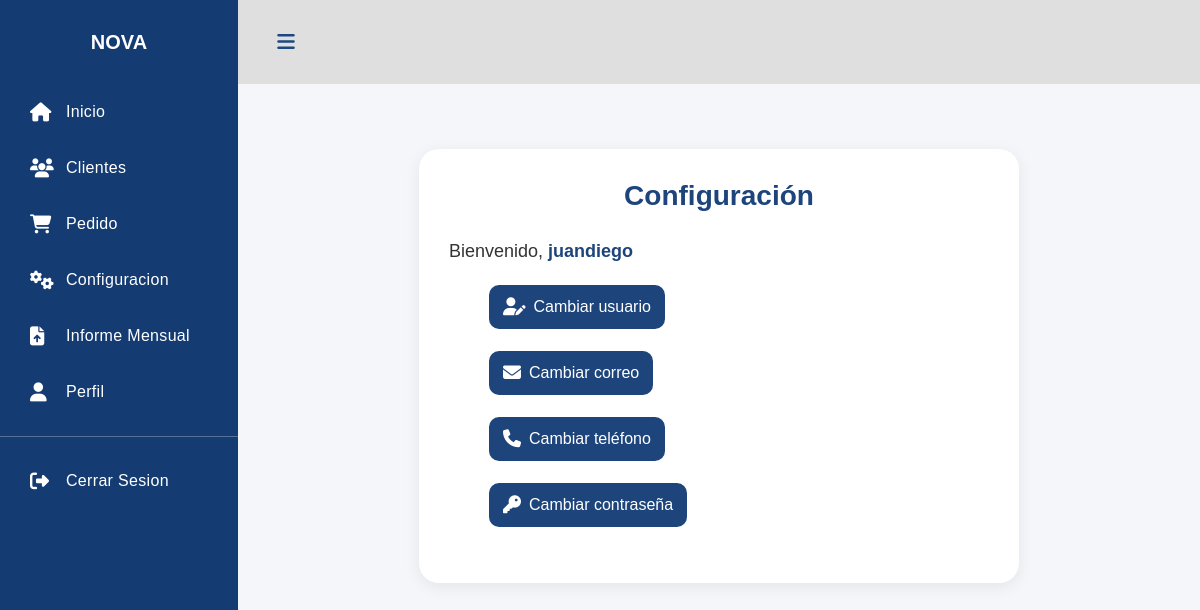
Page /config/ (signed in) on the earlier database version.
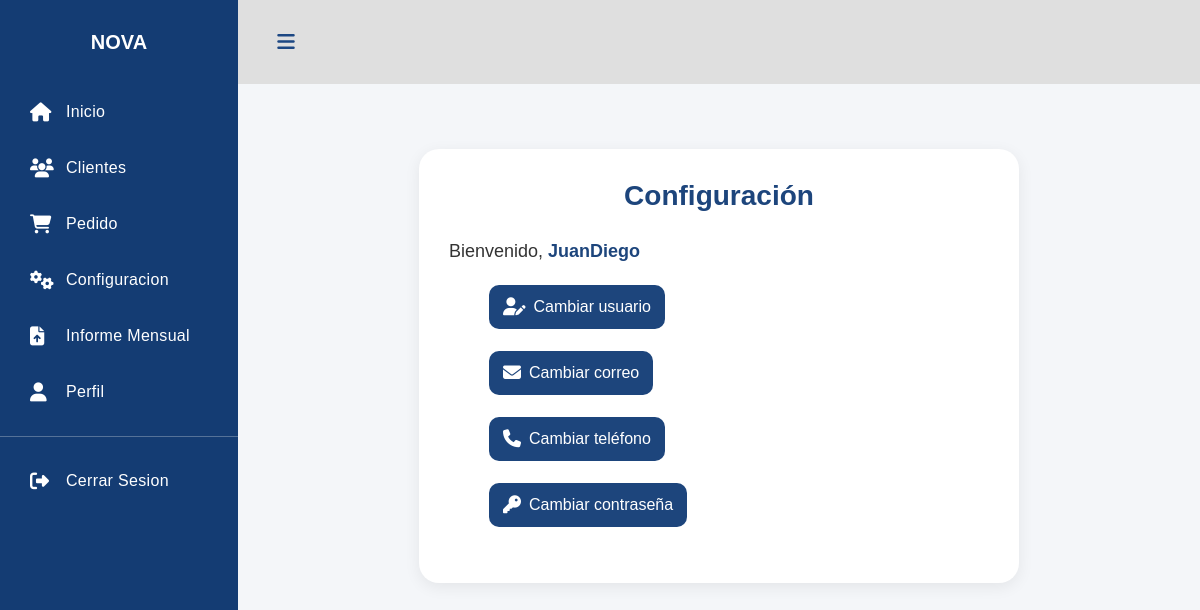
Same page on the later database version.
### usuarios/models.py (models this page shows, shortened)
class Usuario(models.Model):
    usuario = models.CharField(max_length=50, unique=True)
    contraseña = models.CharField(max_length=255)  # Puedes dejarlo TEXT
    correo = models.EmailField(unique=True, null=True, blank=True)
    telefono = models.CharField(max_length=15, null=True, blank=True)
    fecha_registro = models.DateTimeField(auto_now_add=True)

### usuarios/decorators.py (the view)
    def wrapper(request, *args, **kwargs):
        usuario_id = request.session.get("usuario_id")
        if usuario_id is None:
            return redirect("login")
        request.usuario_actual = Usuario.objects.get(id=usuario_id)
        return func(request, *args, **kwargs)

### config/views.py (called while the page is built)
@login_requerido
def config_dashboard(request):
    usuario = request.usuario_actual
    return render(request, "config/dashboard.html", {"usuario": usuario})

### config/templates/config/dashboard.html (shortened to what this page needs)
{% extends 'menu/menu.html' %}
{% load static %}
{% block content %}
<link rel="stylesheet" href="{% static 'config/CSS/config.css' %}">
<div class="config-container">
    <h2 class="config-title">Configuración</h2>
    <p class="welcome-user">
        Bienvenido, <b>{{ usuario.usuario }}</b>
    </p>
    <ul class="config-links">
        <li>
            <a href="{% url 'cambiar_usuario' %}">
                <i class="fa-solid fa-user-pen"></i> Cambiar usuario
            </a>
        </li>
        <li>
            <a href="{% url 'cambiar_correo' %}">
                <i class="fa-solid fa-envelope"></i> Cambiar correo
            </a>
        </li>
        <li>
            <a href="{% url 'cambiar_telefono' %}">
                <i class="fa-solid fa-phone"></i> Cambiar teléfono
            </a>
        </li>
        <li>
            <a href="{% url 'cambiar_contraseña' %}">
                <i class="fa-solid fa-key"></i> Cambiar contraseña
            </a>
        </li>
    </ul>
</div>
{% endblock %}

### menu/templates/menu/menu.html (shortened to what this page needs)
{% load static %}
<!DOCTYPE html>
<html lang="es">
<head>
    <link rel="stylesheet" href="{% static 'menu/css/style.css' %}">
    <link rel="stylesheet" href="https://cdnjs.cloudflare.com/ajax/libs/font-awesome/6.5.0/css/all.min.css">
</head>
<body>
<div class='dashboard'>
    <div class="dashboard-nav">
        <header>
            <a href="#" class="brand-logo">
                <span>NOVA</span>
            </a>
        </header>
        <nav class="dashboard-nav-list">
            <a href="{% url 'menu' %}" class="dashboard-nav-item"><i class="fas fa-home"></i> Inicio</a>
            <a href="{% url 'lista_clientes' %}" class="dashboard-nav-item">
                <i class="fas fa-users"></i> Clientes
            </a>
            <a href="{% url 'crear_pedido'%}" class="dashboard-nav-item"><i class="fas fa-shopping-cart"></i> Pedido</a>
            <a href="{% url 'config_dashboard' %}" class="dashboard-nav-item"><i class="fas fa-cogs"></i> Configuracion</a>
            <a href="#" class="dashboard-nav-item"><i class="fas fa-file-upload"></i> Informe Mensual</a>
            <a href="#" class="dashboard-nav-item"><i class="fas fa-user"></i> Perfil</a>
            <div class="nav-item-divider"></div>
            <a href="{% url 'login' %}" class="dashboard-nav-item">
                <i class="fas fa-sign-out-alt"></i> Cerrar Sesion
            </a>
        </nav>
    </div>
    <div class='dashboard-app'>
        <header class='dashboard-toolbar'>
            <a href="#!" class="menu-toggle"><i class="fas fa-bars"></i></a>
        </header>
        <div class='dashboard-content'>
            <div class='container'>
                {% block content %}{% endblock %}
            </div>
        </div>
    </div>
</div>
</body>
</html>

### menu/static/menu/CSS/style.css (style rules this page uses)
:root { --font-family-sans-serif: "Open Sans", -apple-system, BlinkMacSystemFont, "Segoe UI", Roboto, "Helvetica Neue", Arial, sans-serif, "Apple Color Emoji", "Segoe UI Emoji", "Segoe UI Symbol", "Noto Color Emoji"; }
*, *::before, *::after { -webkit-box-sizing: border-box; box-sizing: border-box; }
html { font-family: sans-serif; line-height: 1.15; -webkit-text-size-adjust: 100%; -webkit-tap-highlight-color: rgba(0, 0, 0, 0); }
nav { display: block; }
body { margin: 0; font-family: "Open Sans", -apple-system, BlinkMacSystemFont, "Segoe UI", Roboto, "Helvetica Neue", Arial, sans-serif, "Apple Color Emoji", "Segoe UI Emoji", "Segoe UI Symbol", "Noto Color Emoji"; font-size: 1rem; font-weight: 400; line-height: 1.5; color: #515151; text-align: left; background-color: #e9edf4; }
h1, h2, h3, h4, h5, h6 { margin-top: 0; margin-bottom: 0.5rem; }
p { margin-top: 0; margin-bottom: 1rem; }
a { color: #3f84fc; text-decoration: none; background-color: transparent; }
h1, h2, h3, h4, h5, h6, .h1, .h2, .h3, .h4, .h5, .h6 { font-family: "Nunito", sans-serif; margin-bottom: 0.5rem; font-weight: 500; line-height: 1.2; }
.dashboard { display: -webkit-box; display: -webkit-flex; display: -ms-flexbox; display: flex; min-height: 100vh; }
.dashboard-app { display: -webkit-box; display: -webkit-flex; display: -ms-flexbox; display: flex; -webkit-box-orient: vertical; -webkit-box-direction: normal; -webkit-flex-direction: column; -ms-flex-direction: column; flex-direction: column; -webkit-box-flex: 2; -webkit-flex-grow: 2; -ms-flex-positive: 2; flex-grow: 2; margin-top: 84px; }
.dashboard-content { -webkit-box-flex: 2; -webkit-flex-grow: 2; -ms-flex-positive: 2; flex-grow: 2; padding: 25px; }
.dashboard-nav { min-width: 238px; position: fixed; left: 0; top: 0; bottom: 0; overflow: auto; background-color: #1c4783; }
.dashboard-nav header { min-height: 84px; padding: 8px 27px; display: -webkit-box; display: -webkit-flex; display: -ms-flexbox; display: flex; -webkit-box-pack: center; -webkit-justify-content: center; -ms-flex-pack: center; justify-content: center; -webkit-box-align: center; -webkit-align-items: center; -ms-flex-align: center; align-items: center; }
.dashboard-nav a { color: #515151; }
.dashboard-nav { background-color: #143c73; }
.dashboard-nav a { color: #fff; }
.brand-logo { font-family: "Nunito", sans-serif; font-weight: bold; font-size: 20px; display: -webkit-box; display: -webkit-flex; display: -ms-flexbox; display: flex; color: #515151; -webkit-box-align: center; -webkit-align-items: center; -ms-flex-align: center; align-items: center; }
.dashboard-nav-list { display: -webkit-box; display: -webkit-flex; display: -ms-flexbox; display: flex; -webkit-box-orient: vertical; -webkit-box-direction: normal; -webkit-flex-direction: column; -ms-flex-direction: column; flex-direction: column; }
.dashboard-nav-item { min-height: 56px; padding: 8px 20px 8px 70px; display: -webkit-box; display: -webkit-flex; display: -ms-flexbox; display: flex; -webkit-box-align: center; -webkit-align-items: center; -ms-flex-align: center; align-items: center; letter-spacing: 0.02em; transition: ease-out 0.5s; }
.dashboard-nav-item i { width: 36px; font-size: 19px; margin-left: -40px; }
.menu-toggle { position: relative; width: 42px; height: 42px; display: -webkit-box; display: -webkit-flex; display: -ms-flexbox; display: flex; -webkit-box-align: center; -webkit-align-items: center; -ms-flex-align: center; align-items: center; -webkit-box-pack: center; -webkit-justify-content: center; -ms-flex-pack: center; justify-content: center; color: #1c4783; }
.menu-toggle i { font-size: 20px; }
.dashboard-toolbar { min-height: 84px; background-color: #dfdfdf; display: -webkit-box; display: -webkit-flex; display: -ms-flexbox; display: flex; -webkit-box-align: center; -webkit-align-items: center; -ms-flex-align: center; align-items: center; padding: 8px 27px; position: fixed; top: 0; right: 0; left: 0; z-index: 1000; }
.nav-item-divider { height: 1px; margin: 1rem 0; overflow: hidden; background-color: rgba(236, 238, 239, 0.3); }
@media (min-width: 992px) { .dashboard-app { margin-left: 238px; } }
@media (min-width: 992px) { .dashboard-toolbar { left: 238px; } }

Differences in the rows shown:
changed Usuario: usuario "juandiego" → "JuanDiego"
